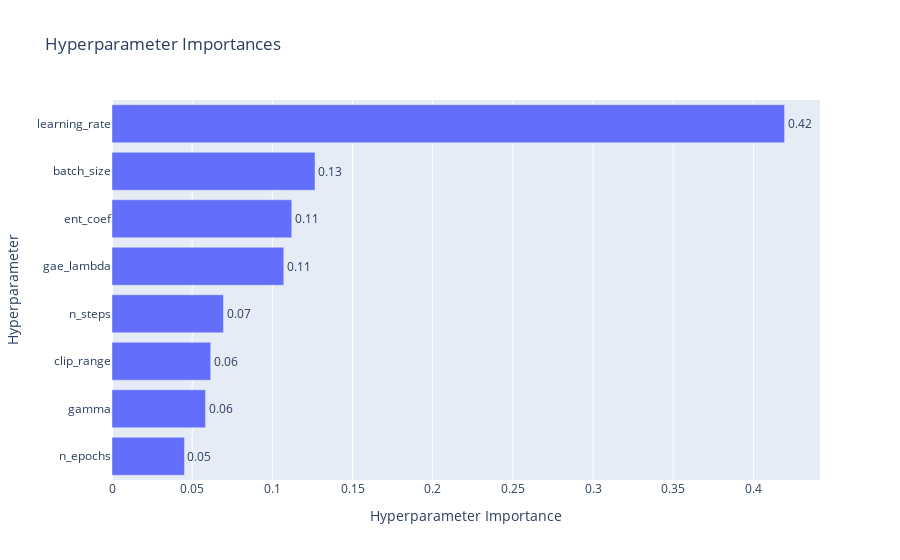

The code cell stored with this chart in its notebook:
### Code cell
optuna.visualization.plot_param_importances(study).show()

### Figure 1 — Plotly figure (JSON) as saved in the notebook; plotly's stock layout.template omitted (floating-point values rounded to 4 significant figures)
{"data": [{"cliponaxis": false, "hovertemplate": ["n_epochs (IntDistribution): 0.04520150978267245<extra></extra>", "gamma (FloatDistribution): 0.05835094121590066<extra></extra>", "clip_range (FloatDistribution): 0.061552722978751355<extra></extra>", "n_steps (IntDistribution): 0.0695460634467083<extra></extra>", "gae_lambda (FloatDistribution): 0.10715015183855783<extra></extra>", "ent_coef (FloatDistribution): 0.11212216282883644<extra></extra>", "batch_size (IntDistribution): 0.12661042657116298<extra></extra>", "learning_rate (FloatDistribution): 0.41946602133741<extra></extra>"], "name": "Objective Value", "orientation": "h", "text": ["0.05", "0.06", "0.06", "0.07", "0.11", "0.11", "0.13", "0.42"], "textposition": "outside", "x": [0.0452, 0.05835, 0.06155, 0.06955, 0.1072, 0.1121, 0.1266, 0.4195], "y": ["n_epochs", "gamma", "clip_range", "n_steps", "gae_lambda", "ent_coef", "batch_size", "learning_rate"], "type": "bar"}], "layout": {"title": {"text": "Hyperparameter Importances"}, "xaxis": {"title": {"text": "Hyperparameter Importance"}}, "yaxis": {"title": {"text": "Hyperparameter"}}}}
